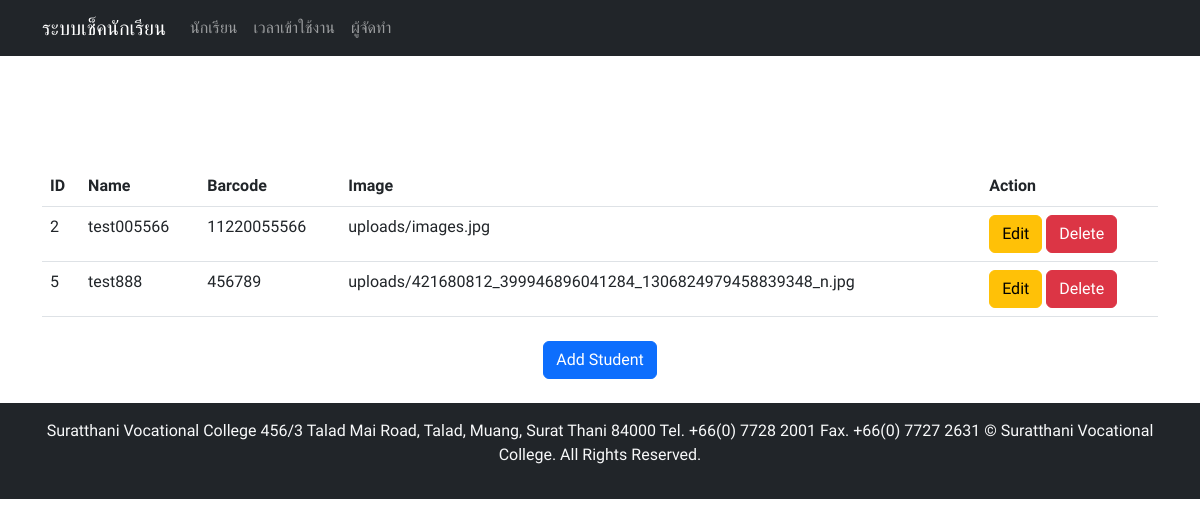
/admin/home.php, run on an earlier commit of the app's database.
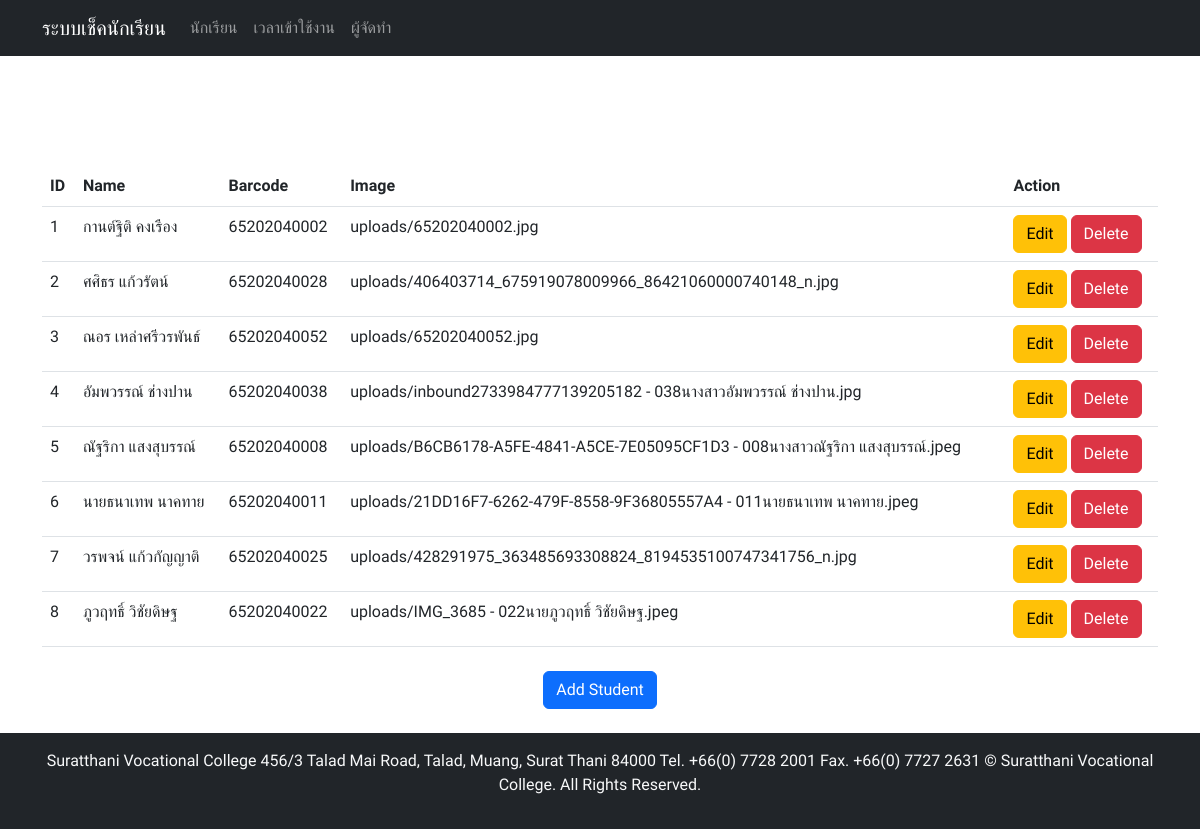
And on a later commit of the database.
### tables this page shows
CREATE TABLE `students` (
  `id` int(11) NOT NULL,
  `st_name` varchar(255) NOT NULL,
  `st_barcode` varchar(255) NOT NULL,
  `st_img` varchar(255) NOT NULL
);

### admin/home.php (the view, shortened to what this page needs)
<?php include "header.php"; ?>
<?php
$sql = "SELECT * FROM students";
$result = $conn->query($sql);
if ($result->num_rows > 0) {
    $students = $result->fetch_all(MYSQLI_ASSOC);
} else {
    $students = [];
}
?>
    <div class="container mt-5">
        <h2 class="text-center mb-4">Manage Students</h2>
        <?php if (!empty($students)) : ?>
            <table class="table">
                <thead>
                    <tr>
                        <th>ID</th>
                        <th>Name</th>
                        <th>Barcode</th>
                        <th>Image</th>
                        <th>Action</th>
                    </tr>
                </thead>
                <tbody>
                    <?php foreach ($students as $student) : ?>
                        <tr>
                            <td><?php echo $student['id']; ?></td>
                            <td><?php echo $student['st_name']; ?></td>
                            <td><?php echo $student['st_barcode']; ?></td>
                            <td><?php echo $student['st_img']; ?></td>
                            <td>
                                <a href="students.php?action=edit&id=<?php echo $student['id']; ?>" class="btn btn-warning">Edit</a>
                                <a href="students.php?action=delete&id=<?php echo $student['id']; ?>" class="btn btn-danger" onclick="return confirm('Are you sure you want to delete this student?')">Delete</a>
                            </td>
                        </tr>
                    <?php endforeach; ?>
                </tbody>
            </table>
        <?php else : ?>
            <p class="text-center">No students found.</p>
        <?php endif; ?>
        <div class="text-center mt-4">
            <a href="students.php?action=add" class="btn btn-primary">Add Student</a>
        </div>
    </div>
    <?php include "footer.php"; ?>

### admin/header.php (shortened to what this page needs)
<!DOCTYPE html>
<html lang="en">
<head>
  <link href="https://cdn.jsdelivr.net/npm/bootstrap@5.3.0/dist/css/bootstrap.min.css" rel="stylesheet">
  <link rel="stylesheet" href="css/styles.css">
</head>
<body>
  <nav class="navbar navbar-expand-lg navbar-dark bg-dark">
    <div class="container">
      <a class="navbar-brand" href="#">ระบบเช็คนักเรียน</a>
      <div class="collapse navbar-collapse" id="navbarNav">
        <ul class="navbar-nav ml-auto">
          <li class="nav-item">
            <a class="nav-link" href="students.php">นักเรียน</a>
          </li>
          <li class="nav-item">
            <a class="nav-link" href="timecheck.php">เวลาเข้าใช้งาน</a>
          </li>
          <li class="nav-item">
            <a class="nav-link" href="creator.php">ผู้จัดทำ</a>
          </li>
        </ul>
      </div>
    </div>
  </nav>

### admin/footer.php (shortened to what this page needs)
  <footer class="bg-dark text-light text-center p-3 mt-4">
<p> Suratthani Vocational College 456/3 Talad Mai Road, Talad, Muang, Surat Thani 84000 Tel. +66(0) 7728 2001 Fax. +66(0) 7727 2631
© Suratthani Vocational College. All Rights Reserved.</p>
  </footer>
</body>
</html>

### css/styles.css (style rules this page uses)
body { font-family: 'Sarabun', sans-serif; color: #000; }
h1, h2, h3 { font-family: 'Sarabun', sans-serif; color: #ffffff; }
.container { color: #000000 !important; }

What changed in the data, as far as the page shows it:
added students: id "1", st_name "กานต์ฐิติ คงเรือง", st_barcode "65202040002", st_img "uploads/65202040002.jpg"
changed students id 2: st_name "test005566" → "ศศิธร แก้วรัตน์"; st_barcode "11220055566" → "65202040028"; st_img "uploads/images.jpg" → "uploads/406403714_675919078009966_86421060000740148_n.jpg"
added students: id "3", st_name "ณอร เหล่าศรีวรพันธ์", st_barcode "65202040052", st_img "uploads/65202040052.jpg"
added students: id "4", st_name "อัมพวรรณ์ ช่างปาน", st_barcode "65202040038", st_img "uploads/inbound2733984777139205182 - 038นางสาวอัมพวรรณ์ ช่างปาน.jpg"
changed students id 5: st_name "test888" → "ณัฐริกา แสงสุบรรณ์"; st_barcode "456789" → "65202040008"; st_img "uploads/421680812_399946896041284_1306824979458839348_n.jpg" → "uploads/B6CB6178-A5FE-4841-A5CE-7E05095CF1D3 - 008นางสาวณัฐริกา แสงสุบรรณ์.jpeg"
added students: id "6", st_name "นายธนาเทพ นาคทาย", st_barcode "65202040011", st_img "uploads/21DD16F7-6262-479F-8558-9F36805557A4 - 011นายธนาเทพ นาคทาย.jpeg"
added students: id "7", st_name "วรพจน์ แก้วกัญญาติ", st_barcode "65202040025", st_img "uploads/428291975_363485693308824_8194535100747341756_n.jpg"
added students: id "8", st_name "ภูวฤทธิ์ วิชัยดิษฐ", st_barcode "65202040022", st_img "uploads/IMG_3685 - 022นายภูวฤทธิ์ วิชัยดิษฐ.jpeg"
